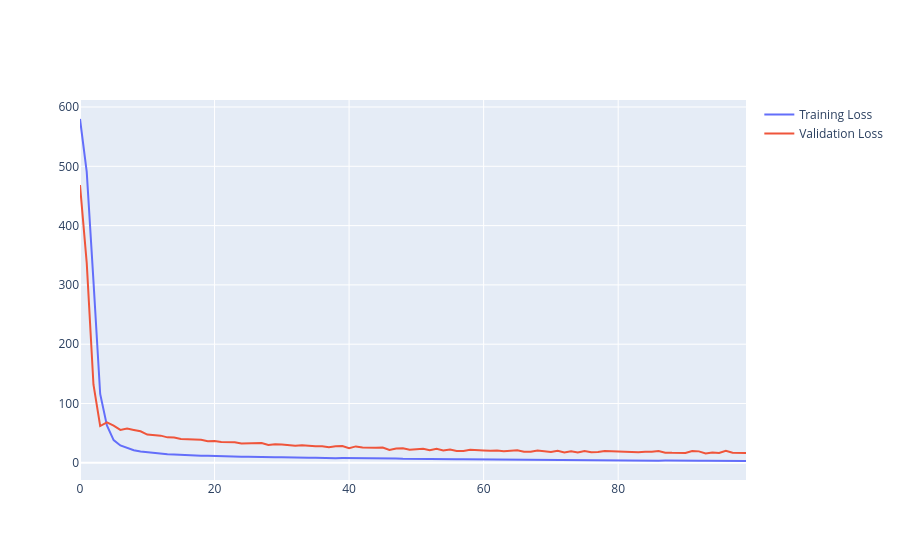

The notebook cell this image was saved under:
### Code cell
fig.add_trace(go.Scatter(
    y=history.history['val_loss'],
    mode='lines',
    name='Validation Loss'
))
